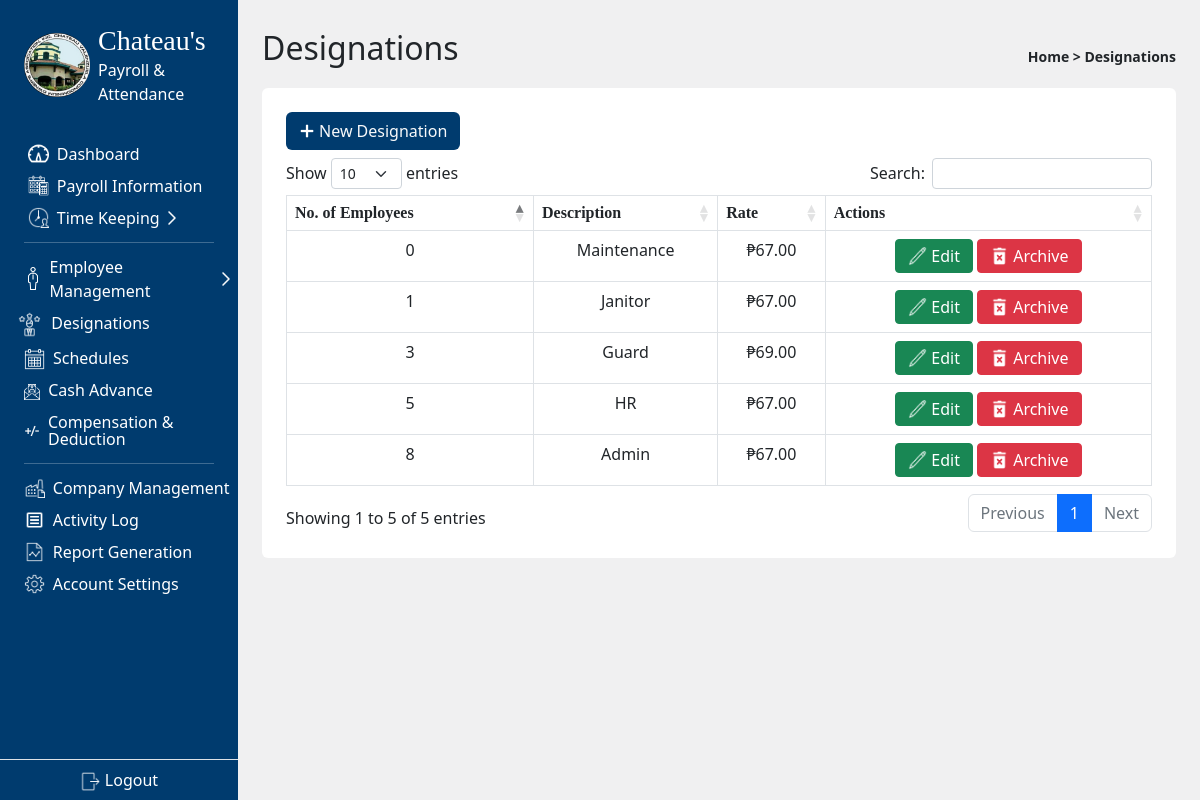
Screenshot of /admin/position_.php (signed in) with the database file from the repository.
### tables this page shows
CREATE TABLE `positions` (
  `id` int(11) NOT NULL,
  `description` varchar(100) NOT NULL,
  `rate` decimal(11,2) NOT NULL,
  `status` int(11) NOT NULL
);

### admin/position_.php (the view, shortened to what this page needs)
<?php
    include '../connect.php';
    include '../scripts.php';
?>
<!DOCTYPE html>
<html lang="en">
<head>
</head>
<body class='d-flex alingn-items-center bg-secondary bg-opacity-10'>
    <div class = 'main container p-4 overflow-auto'>
      <header class="d-flex align-items-center justify-content-between">
        <p class='fs-2'>Designations</p>
        <small class='fw-semibold text-dark'>
          Home > Designations
        </small>
      </header>
      <div class="container p-4 bg-white rounded-2">
        <button id = "btn-add" class = 'btn text-light mb-2 d-flex align-items-center gap-1' style="background-color: #003B6E;">
          <div>
            <img src="../img/btn_icons/add.png" alt="" style="width: 1rem">
          </div>
          <span>New Designation</span>
        </button>
        <table class = 'table table-bordered' id ='table-pos'>
          <thead>
            <tr>
              <th>No. of Employees</th>
              <th>Description</th>
              <th>Rate</th>
              <th>Actions</th>
            </tr>
          </thead>
          <tbody>
            <?php
              $sql = "SELECT * FROM positions WHERE `status` = '1'";
              $query = $con->query($sql);
              while($res = $query->fetch_assoc()){
                $sql = "SELECT * FROM employeelist WHERE employee_Role = '".$res['id']."'";
                $result = $con->query($sql);
                echo "
                <tr>
                <td>".$result->num_rows."</td>
                <td>".$res['description']."</td>
                <td>&#8369;".$res['rate']."</td>
                <td class='tools d-flex gap-1 justify-content-center'>
                    <button id='edit-".$res['id']."'class='edit-btn btn btn-success py-1 rounded-1 d-flex align-items-center gap-1'>
                      <div>
                        <img src='../img/btn_icons/edit.png' alt='' style='width: 1.2rem'>
                      </div>
                    <span>Edit</span>
                    </button>
                    <button id='del-".$res['id']."'class='del-btn btn btn-danger py-1 rounded-1 d-flex align-items-center gap-1'>
                       <div>
                        <img src='../img/btn_icons/delete.png' alt='' style='width: 1.2rem'>
                       </div>
                    <span>Archive</span>
                    </button>
                  </td>
                </tr>
                ";
              }
            ?>
          </tbody>
        </table>
      </div>
    </div>
</body>
</html>

### style.css (style rules this page uses)
.tables, th { padding-top: 10px; padding-bottom: 10px; border-collapse: collapse; font-family: mBold; }
.tables, td { padding: 8px; }
.tables, td, th { text-align: center; }

### rows the page displays
positions: num_rows "8", description "Admin", rate "67.00"
positions: num_rows "3", description "Guard", rate "69.00"
positions: num_rows "1", description "Janitor", rate "67.00"
positions: num_rows "5", description "HR", rate "67.00"
positions: num_rows "0", description "Maintenance", rate "67.00"
